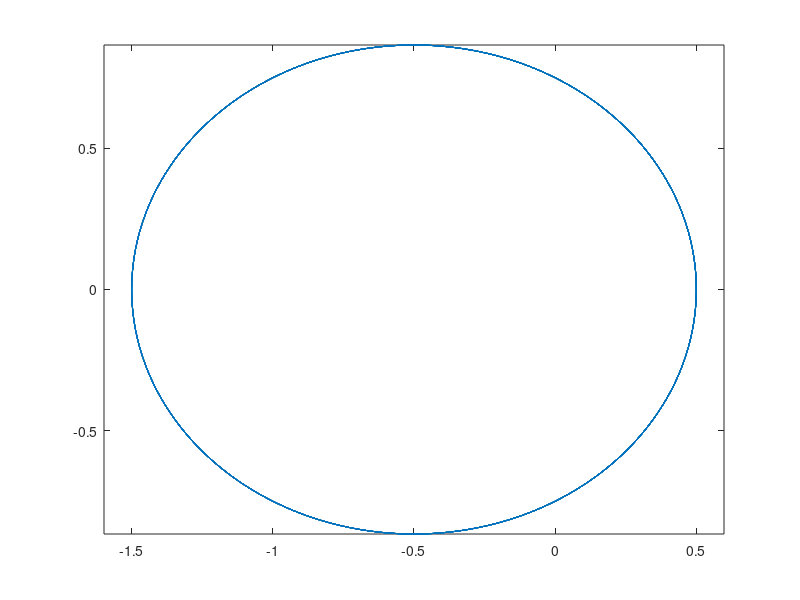

Reproduce this figure in MATLAB. (Note: this script raises an error after producing the figure.)
close all
% Set step size, number of iterations and tolerance
h = 0.001; 
n = 90000; 
tol = 1e-10;


% Initialize u matrix with zeros
u = zeros(4,n);

% Set initial values for variables
a=0.5;
u(:,1)=[1-a; 0; 0; sqrt((1+a)/(1-a))];

% Define anonymous function for f(q,p)
f = @(q1,q2,p1,p2,q3,q4,p3,p4) [1/2*(h*p1+h*p3);

1/2*(h*p2+h*p4);
    h*(-1/2*(q1+q3)/((1/2*(q1+q3))^2 +(1/2*(q2+q4))^2)^(3/2));
    h*(-1/2*(q2+q4)/((1/2*(q1+q3))^2 +(1/2*(q2+q4))^2)^(3/2))];
for i=2:n
    w = u(:,i-1);
    while max(abs(u(:,i-1) + f(w(1),w(2),w(3),w(4),u(1,i-1),u(2,i-1),u(3,i-1),u(4,i-1))-w))> tol
    
    w = u(:,i-1) + f(w(1),w(2),w(3),w(4),u(1,i-1),u(2,i-1),u(3,i-1),u(4,i-1));
    end
   u(:,i)=w;
end

q1=u(1,:);
q2=u(2,:);
plot(q1,q2)
axis equal


energi(u,h,n)